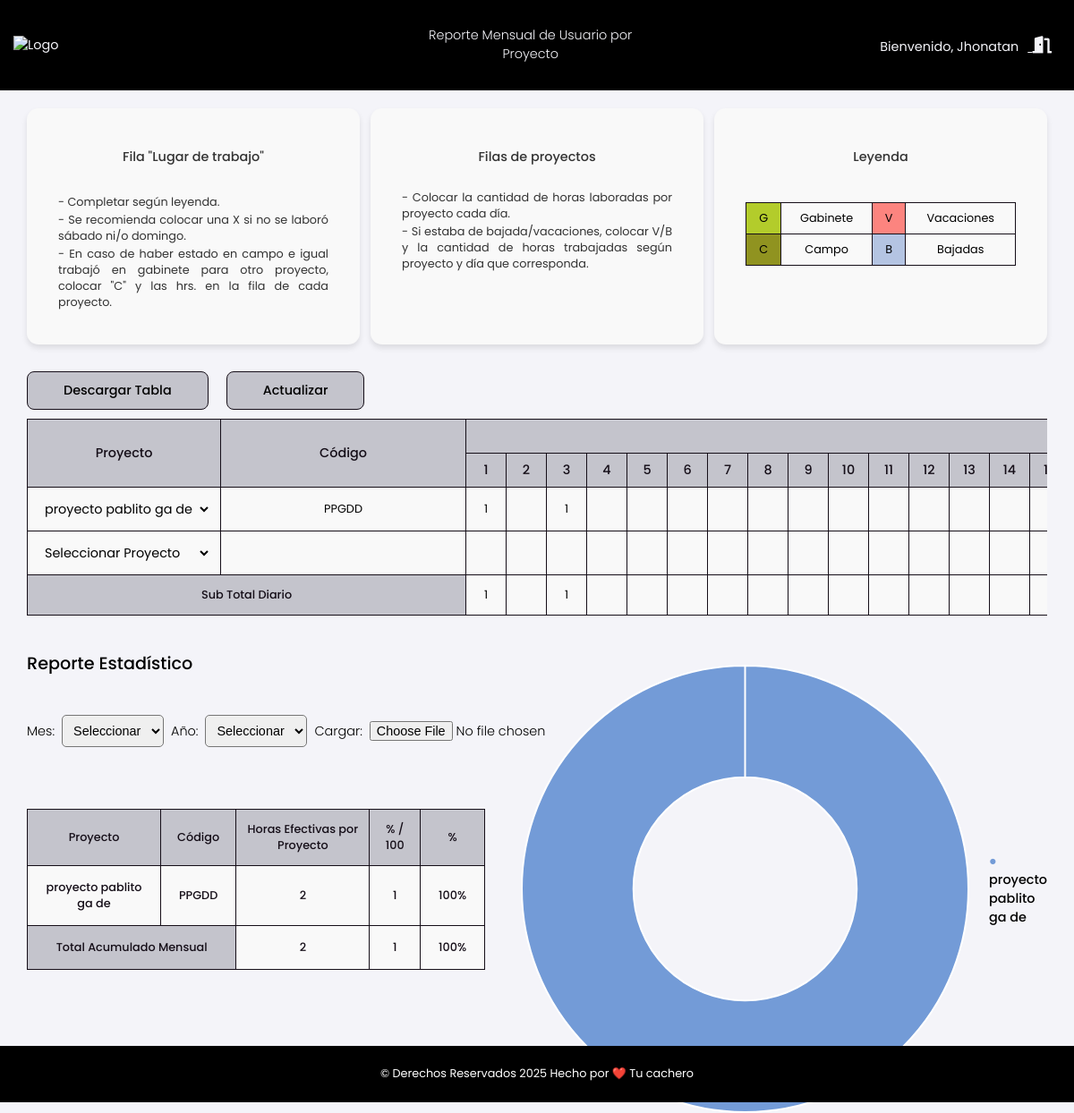
Screenshot of /user.php (signed in) with the database file from the repository.
### tables this page shows
CREATE TABLE `reporte_usuario` (
  `id` int(11) NOT NULL,
  `proyecto_id` int(11) NOT NULL,
  `codigo_proyecto` varchar(50) NOT NULL,
  `dia_1` varchar(255) DEFAULT NULL,
  `dia_2` varchar(255) DEFAULT NULL,
  `dia_3` varchar(255) DEFAULT NULL,
  `dia_4` varchar(255) DEFAULT NULL,
  `dia_5` varchar(255) DEFAULT NULL,
  `dia_6` varchar(255) DEFAULT NULL,
  `dia_7` varchar(255) DEFAULT NULL,
  `dia_8` varchar(255) DEFAULT NULL,
  `dia_9` varchar(255) DEFAULT NULL,
  `dia_10` varchar(255) DEFAULT NULL,
  `dia_11` varchar(255) DEFAULT NULL,
  `dia_12` varchar(255) DEFAULT NULL,
  `dia_13` varchar(255) DEFAULT NULL,
  `dia_14` varchar(255) DEFAULT NULL,
  `dia_15` varchar(255) DEFAULT NULL,
  `dia_16` varchar(255) DEFAULT NULL,
  `dia_17` varchar(255) DEFAULT NULL,
  `dia_18` varchar(255) DEFAULT NULL,
  `dia_19` varchar(255) DEFAULT NULL,
  `dia_20` varchar(255) DEFAULT NULL,
  `dia_21` varchar(255) DEFAULT NULL,
  `dia_22` varchar(255) DEFAULT NULL,
  `dia_23` varchar(255) DEFAULT NULL,
  `dia_24` varchar(255) DEFAULT NULL,
  `dia_25` varchar(255) DEFAULT NULL,
  `dia_26` varchar(255) DEFAULT NULL,
  `dia_27` varchar(255) DEFAULT NULL,
  `dia_28` varchar(255) DEFAULT NULL,
  `dia_29` varchar(255) DEFAULT NULL,
  `dia_30` varchar(255) DEFAULT NULL,
  `dia_31` varchar(255) DEFAULT NULL,
  `fecha_creacion` datetime DEFAULT current_timestamp(),
  `usuario` varchar(100) NOT NULL,
  `codigo_usuario` varchar(50) NOT NULL
);

CREATE TABLE `proyectos` (
  `id` int(11) NOT NULL,
  `nombre_proyecto` varchar(255) NOT NULL,
  `codigo_proyecto` varchar(100) NOT NULL
);

### user.php (the view, shortened to what the rows shown need)
<?php
$nombreUsuario = $_SESSION['nombre'];
include('conexion.php');
$sql = "SELECT * FROM proyectos";
$result = $conn->query($sql);
$proyectos = [];
if ($result->num_rows > 0) {
    while ($row = $result->fetch_assoc()) {
        $proyectos[] = $row;
    }
} else {
    $proyectos = [];
}
$sqlReporte = "SELECT reporte_usuario.*, proyectos.nombre_proyecto
               FROM reporte_usuario
               INNER JOIN proyectos ON reporte_usuario.proyecto_id = proyectos.id
               WHERE reporte_usuario.usuario = ?
               ORDER BY reporte_usuario.fecha_creacion ASC";
$stmt = $conn->prepare($sqlReporte);
$stmt->bind_param("s", $nombreUsuario);
$stmt->execute();
$resultReporte = $stmt->get_result();
$reportes = [];
if ($resultReporte->num_rows > 0) {
    while ($row = $resultReporte->fetch_assoc()) {
        $reportes[] = $row;
    }
} else {
    $reportes = [];
}
function getColorClass($valor)
{
    switch (strtoupper($valor)) {
        default:
            return '';
    }
}
?>
<!DOCTYPE html>
<html lang="es">
<head>
    <link rel="stylesheet" href="https://cdnjs.cloudflare.com/ajax/libs/font-awesome/6.0.0-beta3/css/all.min.css">
    <link rel="stylesheet" type="text/css" href="user.css">
</head>
<body>
    <form id="formReporte" method="POST" action="">
        <div class="scroll-container">
            <table id="tablaProyectos">
                <thead>
                    <tr>
                        <th rowspan="2">Proyecto</th>
                        <th rowspan="2">Código</th>
                        <th colspan="31">Días</th>
                    </tr>
                    <tr>
                        <th>1</th>
                        <th>2</th>
                        <th>3</th>
                        <th>4</th>
                        <th>5</th>
                        <th>6</th>
                        <th>7</th>
                        <th>8</th>
                        <th>9</th>
                        <th>10</th>
                        <th>11</th>
                        <th>12</th>
                        <th>13</th>
                        <th>14</th>
                        <th>15</th>
                    </tr>
                </thead>
                <tbody>
                    <?php
                    foreach ($reportes as $reporte):
                    ?>
                        <tr data-id="<?php echo $reporte['id']; ?>" class="fila-proyecto">
                            <td>
                                <select name="proyecto_id[]" class="proyectoSelect" onchange="actualizarCodigo(this)" required>
                                    <?php foreach ($proyectos as $proyecto): ?>
                                        <option value="<?php echo $proyecto['id']; ?>" data-codigo="<?php echo $proyecto['codigo_proyecto']; ?>"
                                            <?php if ($proyecto['id'] == $reporte['proyecto_id']) echo 'selected'; ?>>
                                            <?php echo $proyecto['nombre_proyecto']; ?>
                                        </option>
                                    <?php endforeach; ?>
                                </select>
                            </td>
                            <td><input type="text" name="codigo_proyecto[]" class="codigoProducto" value="<?php echo $reporte['codigo_proyecto']; ?>" readonly></td>
                            <td><input type="text" name="dia_1[]" class="dia_1 <?php echo getColorClass($reporte['dia_1']); ?>" value="<?php echo htmlspecialchars($reporte['dia_1']); ?>" oninput="validarEntrada(event)"></td>
                            <td><input type="text" name="dia_2[]" class="dia_2 <?php echo getColorClass($reporte['dia_2']); ?>" value="<?php echo htmlspecialchars($reporte['dia_2']); ?>" oninput="validarEntrada(event)"></td>
                            <td><input type="text" name="dia_3[]" class="dia_3 <?php echo getColorClass($reporte['dia_3']); ?>" value="<?php echo htmlspecialchars($reporte['dia_3']); ?>" oninput="validarEntrada(event)"></td>
                            <td><input type="text" name="dia_4[]" class="dia_4 <?php echo getColorClass($reporte['dia_4']); ?>" value="<?php echo htmlspecialchars($reporte['dia_4']); ?>" oninput="validarEntrada(event)"></td>
                            <td><input type="text" name="dia_5[]" class="dia_5 <?php echo getColorClass($reporte['dia_5']); ?>" value="<?php echo htmlspecialchars($reporte['dia_5']); ?>" oninput="validarEntrada(event)"></td>
                            <td><input type="text" name="dia_6[]" class="dia_6 <?php echo getColorClass($reporte['dia_6']); ?>" value="<?php echo htmlspecialchars($reporte['dia_6']); ?>" oninput="validarEntrada(event)"></td>
                            <td><input type="text" name="dia_7[]" class="dia_7 <?php echo getColorClass($reporte['dia_7']); ?>" value="<?php echo htmlspecialchars($reporte['dia_7']); ?>" oninput="validarEntrada(event)"></td>
                            <td><input type="text" name="dia_8[]" class="dia_8 <?php echo getColorClass($reporte['dia_8']); ?>" value="<?php echo htmlspecialchars($reporte['dia_8']); ?>" oninput="validarEntrada(event)"></td>
                            <td><input type="text" name="dia_9[]" class="dia_9 <?php echo getColorClass($reporte['dia_9']); ?>" value="<?php echo htmlspecialchars($reporte['dia_9']); ?>" oninput="validarEntrada(event)"></td>
                            <td><input type="text" name="dia_10[]" class="dia_10 <?php echo getColorClass($reporte['dia_10']); ?>" value="<?php echo htmlspecialchars($reporte['dia_10']); ?>" oninput="validarEntrada(event)"></td>
                            <td><input type="text" name="dia_11[]" class="dia_11 <?php echo getColorClass($reporte['dia_11']); ?>" value="<?php echo htmlspecialchars($reporte['dia_11']); ?>" oninput="validarEntrada(event)"></td>
                            <td><input type="text" name="dia_12[]" class="dia_12 <?php echo getColorClass($reporte['dia_12']); ?>" value="<?php echo htmlspecialchars($reporte['dia_12']); ?>" oninput="validarEntrada(event)"></td>
                            <td><input type="text" name="dia_13[]" class="dia_13 <?php echo getColorClass($reporte['dia_13']); ?>" value="<?php echo htmlspecialchars($reporte['dia_13']); ?>" oninput="validarEntrada(event)"></td>
                            <td><input type="text" name="dia_14[]" class="dia_14 <?php echo getColorClass($reporte['dia_14']); ?>" value="<?php echo htmlspecialchars($reporte['dia_14']); ?>" oninput="validarEntrada(event)"></td>
                            <td><input type="text" name="dia_15[]" class="dia_15 <?php echo getColorClass($reporte['dia_15']); ?>" value="<?php echo htmlspecialchars($reporte['dia_15']); ?>" oninput="validarEntrada(event)"></td>
                        </tr>
                    <?php endforeach; ?>
                </tbody>
            </table>
        </div>
    </form>
    <form class="form_second" action="reporte.php" method="post" enctype="multipart/form-data">
        <div class="container_table-second">
            <table>
                <thead>
                    <tr>
                        <th class="table2">Proyecto</th>
                        <th class="table2">Código</th>
                        <th class="table2">Horas Efectivas por Proyecto</th>
                        <th class="table2">% / 100</th>
                        <th class="table2">%</th>
                    </tr>
                </thead>
                <tbody>
                    <?php
                    $totalHorasAcumuladas = 0;
                    foreach ($reportes as $reporte) {
                        $totalHoras = 0;
                        for ($i = 1; $i <= 31; $i++) {
                            if (isset($reporte["dia_" . $i])) {
                                $valorDia = $reporte["dia_" . $i];
                                if (is_numeric($valorDia)) {
                                    $totalHoras += $valorDia;
                                }
                                elseif (strtoupper($valorDia) === 'V') {
                                    $totalHoras += 8;
                                }
                            }
                        }
                        $totalHorasAcumuladas += $totalHoras;
                    }
                    foreach ($reportes as $reporte):
                        $totalHoras = 0;
                        for ($i = 1; $i <= 31; $i++) {
                            if (isset($reporte["dia_" . $i])) {
                                $valorDia = $reporte["dia_" . $i];
                                if (is_numeric($valorDia)) {
                                    $totalHoras += $valorDia;
                                }
                                elseif (strtoupper($valorDia) === 'V') {
                                    $totalHoras += 8;
                                }
                            }
                        }
                        $proporcionRedondeada = 0;
                        if ($totalHorasAcumuladas > 0 && $totalHoras > 0) {
                            $proporcion = ($totalHoras / $totalHorasAcumuladas) * 100;
                            $proporcionRedondeada = round($proporcion, 2);
                        }
                        $porcentajeRedondeado100 = 0;
                        if ($totalHorasAcumuladas > 0 && $totalHoras > 0) {
                            $porcentajeRedondeado100 = round($totalHoras / $totalHorasAcumuladas, 4);
                        }
                    ?>
                        <tr>
                            <td class="content"><?php echo $reporte['nombre_proyecto']; ?></td>
                            <td class="content"><?php echo $reporte['codigo_proyecto']; ?></td>
                            <td class="content"><?php echo $totalHoras; ?></td>
                            <td class="content"><?php echo $porcentajeRedondeado100; ?></td>
                            <td class="content"><?php echo round($proporcionRedondeada, 2); ?>%</td>
                        </tr>
                    <?php endforeach; ?>
                </tbody>
            </table>
        </div>
    </form>
</body>
</html>

### rows the page displays
reporte_usuario: proyecto.nombre_proyecto "proyecto pablito ga de", codigo_proyecto "PPGDD", dia_1 "1", dia_3 "1", totalHoras "2", porcentajeRedondeado100 "1", proporcionRedondeada "100"

### other values shown
$nombreUsuario "Jhonatan"
$totalHorasAcumuladas "2"
$sumaPorcentaje100 "1"
$sumaPorcentaje "100"
chart data {{ json_encode($proyectos) }} ["proyecto pablito ga de"]
